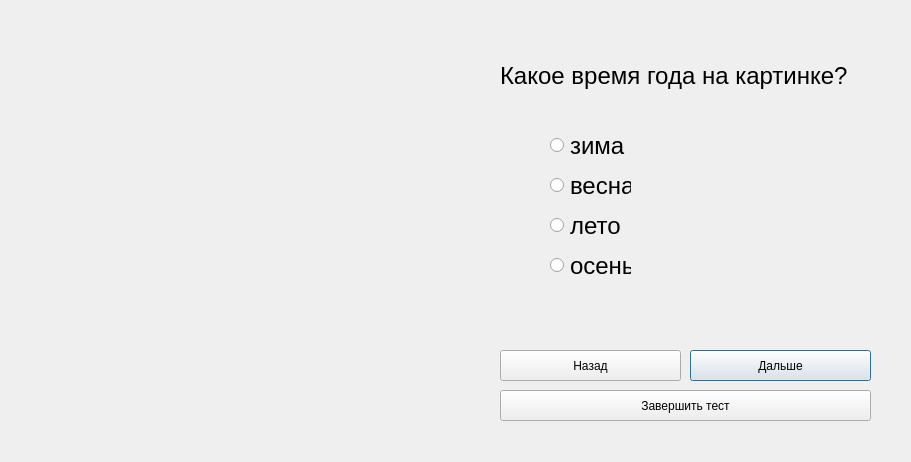
<?xml version="1.0" encoding="UTF-8"?>
<ui version="4.0">
 <class>TestForm7</class>
 <widget class="QDialog" name="TestForm7">
  <property name="geometry">
   <rect>
    <x>0</x>
    <y>0</y>
    <width>911</width>
    <height>462</height>
   </rect>
  </property>
  <property name="windowTitle">
   <string>Dialog</string>
  </property>
  <widget class="QRadioButton" name="radioButton_2">
   <property name="geometry">
    <rect>
     <x>550</x>
     <y>170</y>
     <width>81</width>
     <height>31</height>
    </rect>
   </property>
   <property name="font">
    <font>
     <pointsize>18</pointsize>
    </font>
   </property>
   <property name="layoutDirection">
    <enum>Qt::LeftToRight</enum>
   </property>
   <property name="text">
    <string>весна</string>
   </property>
  </widget>
  <widget class="QLabel" name="question">
   <property name="geometry">
    <rect>
     <x>500</x>
     <y>20</y>
     <width>419</width>
     <height>111</height>
    </rect>
   </property>
   <property name="sizePolicy">
    <sizepolicy hsizetype="Preferred" vsizetype="Preferred">
     <horstretch>0</horstretch>
     <verstretch>0</verstretch>
    </sizepolicy>
   </property>
   <property name="font">
    <font>
     <pointsize>18</pointsize>
    </font>
   </property>
   <property name="mouseTracking">
    <bool>true</bool>
   </property>
   <property name="tabletTracking">
    <bool>false</bool>
   </property>
   <property name="focusPolicy">
    <enum>Qt::NoFocus</enum>
   </property>
   <property name="contextMenuPolicy">
    <enum>Qt::PreventContextMenu</enum>
   </property>
   <property name="autoFillBackground">
    <bool>false</bool>
   </property>
   <property name="midLineWidth">
    <number>-2</number>
   </property>
   <property name="text">
    <string>Какое время года на картинке?</string>
   </property>
   <property name="textFormat">
    <enum>Qt::AutoText</enum>
   </property>
   <property name="scaledContents">
    <bool>false</bool>
   </property>
   <property name="wordWrap">
    <bool>true</bool>
   </property>
   <property name="openExternalLinks">
    <bool>false</bool>
   </property>
  </widget>
  <widget class="QPushButton" name="next_pushButton">
   <property name="geometry">
    <rect>
     <x>690</x>
     <y>350</y>
     <width>181</width>
     <height>31</height>
    </rect>
   </property>
   <property name="text">
    <string>Дальше</string>
   </property>
  </widget>
  <widget class="QRadioButton" name="radioButton">
   <property name="geometry">
    <rect>
     <x>550</x>
     <y>130</y>
     <width>81</width>
     <height>31</height>
    </rect>
   </property>
   <property name="font">
    <font>
     <pointsize>18</pointsize>
    </font>
   </property>
   <property name="acceptDrops">
    <bool>false</bool>
   </property>
   <property name="toolTip">
    <string/>
   </property>
   <property name="text">
    <string>зима</string>
   </property>
  </widget>
  <widget class="QLabel" name="image">
   <property name="geometry">
    <rect>
     <x>40</x>
     <y>30</y>
     <width>411</width>
     <height>331</height>
    </rect>
   </property>
   <property name="text">
    <string/>
   </property>
  </widget>
  <widget class="QPushButton" name="finish_pushButton">
   <property name="geometry">
    <rect>
     <x>500</x>
     <y>390</y>
     <width>371</width>
     <height>31</height>
    </rect>
   </property>
   <property name="text">
    <string>Завершить тест</string>
   </property>
  </widget>
  <widget class="QPushButton" name="back_pushButton">
   <property name="geometry">
    <rect>
     <x>500</x>
     <y>350</y>
     <width>181</width>
     <height>31</height>
    </rect>
   </property>
   <property name="text">
    <string>Назад</string>
   </property>
  </widget>
  <widget class="QRadioButton" name="radioButton_3">
   <property name="geometry">
    <rect>
     <x>550</x>
     <y>210</y>
     <width>71</width>
     <height>31</height>
    </rect>
   </property>
   <property name="font">
    <font>
     <pointsize>18</pointsize>
    </font>
   </property>
   <property name="layoutDirection">
    <enum>Qt::LeftToRight</enum>
   </property>
   <property name="text">
    <string>лето</string>
   </property>
  </widget>
  <widget class="QRadioButton" name="radioButton_4">
   <property name="geometry">
    <rect>
     <x>550</x>
     <y>250</y>
     <width>81</width>
     <height>31</height>
    </rect>
   </property>
   <property name="font">
    <font>
     <pointsize>18</pointsize>
    </font>
   </property>
   <property name="layoutDirection">
    <enum>Qt::LeftToRight</enum>
   </property>
   <property name="text">
    <string>осень</string>
   </property>
  </widget>
 </widget>
 <resources/>
 <connections/>
</ui>
